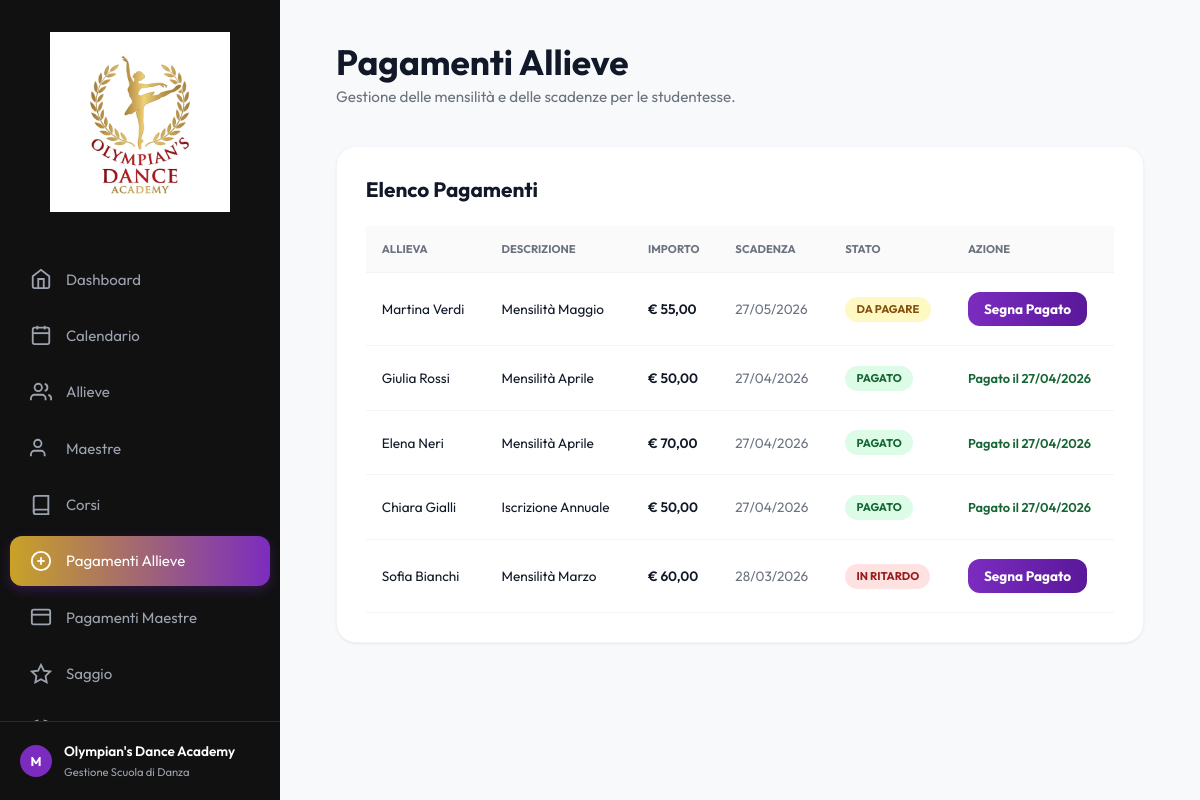
Before: /pagamenti-allieve/ with the older database file.
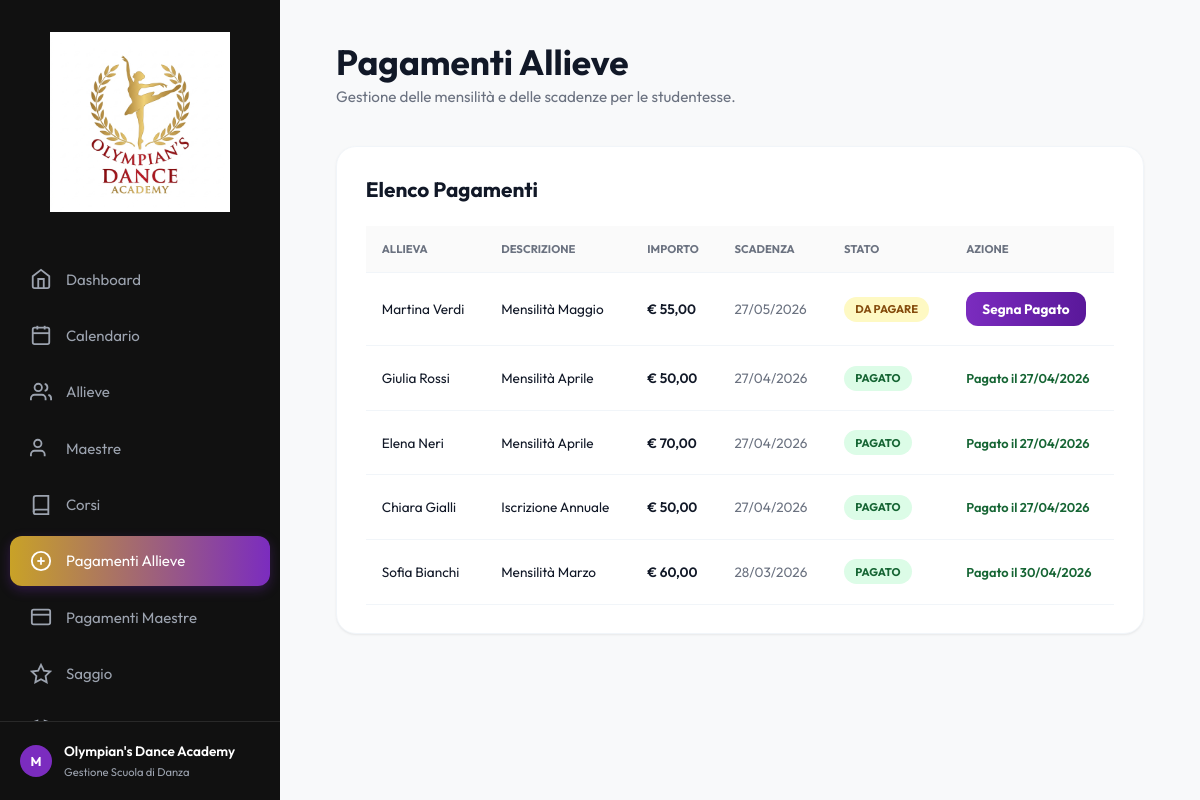
After: the same page with the newer database file.
### academy/models.py (models this page shows, shortened)
class PagamentoAllieva(models.Model):
    STATI = [
        ('Da pagare', 'Da pagare'),
        ('Pagato', 'Pagato'),
        ('In ritardo', 'In ritardo'),
    ]
    id_allieva = models.ForeignKey(Allieva, on_delete=models.CASCADE, related_name='pagamenti', db_column='id_allieva')
    importo = models.DecimalField(max_digits=8, decimal_places=2)
    data_scadenza = models.DateField()
    data_pagamento = models.DateField(blank=True, null=True)
    stato = models.CharField(max_length=50, choices=STATI, default='Da pagare')
    descrizione = models.CharField(max_length=200, blank=True, null=True)
    class Meta:
        db_table = 'Pagamenti_Allieve'
        ordering = ['-data_scadenza']
    @property
    def nome_allieva(self):
        return self.id_allieva.nome if self.id_allieva else ""
    @property
    def cognome_allieva(self):
        return self.id_allieva.cognome if self.id_allieva else ""

class Allieva(models.Model):
    nome = models.CharField(max_length=100)
    cognome = models.CharField(max_length=100)
    data_nascita = models.DateField(blank=True, null=True)
    telefono = models.CharField(max_length=20, blank=True, null=True)
    email = models.EmailField(blank=True, null=True)
    data_iscrizione = models.DateField(blank=True, null=True)
    id_corso = models.ForeignKey(Corso, on_delete=models.PROTECT, related_name='allieve', db_column='id_corso')
    certificato_medico = models.DateField(blank=True, null=True, help_text="Data di scadenza del certificato medico")
    class Meta:
        db_table = 'Allieve'
        ordering = ['cognome', 'nome']
        verbose_name_plural = "Allieve"

### academy/views.py (the view)
# urls.py: path("pagamenti-allieve/", views.pagamenti_allieve, name="pagamenti_allieve"),
def pagamenti_allieve(request):
    return render(
        request,
        "pagamenti_allieve.html",
        {
            "pagamenti": PagamentoAllieva.objects.select_related(
                "id_allieva"
            ).all()
        },
    )

### academy/context_processors.py (called while the page is built)
def today(request):
    return {"date_today": date.today().isoformat()}

### academy/templatetags/academy_filters.py (called while the page is built)
@register.filter
def date_dmy(value):
    if not value:
        return ""
    text = str(value)
    if len(text) >= 10:
        return f"{text[8:10]}/{text[5:7]}/{text[0:4]}"
    return text

### templates/pagamenti_allieve.html (shortened to what this page needs)
{% extends 'base.html' %}
{% load academy_filters %}
{% block content %}
<div class="animate-in">
    <header class="header-container">
        <div class="header-title">
            <h1>Pagamenti Allieve</h1>
            <p>Gestione delle mensilità e delle scadenze per le studentesse.</p>
        </div>
    </header>
    <div class="content-box">
        <div class="box-header">
            <h2>Elenco Pagamenti</h2>
        </div>
        <div class="table-container">
            <table class="data-table">
                <thead>
                    <tr>
                        <th>Allieva</th>
                        <th>Descrizione</th>
                        <th>Importo</th>
                        <th>Scadenza</th>
                        <th>Stato</th>
                        <th>Azione</th>
                    </tr>
                </thead>
                <tbody>
                    {% for p in pagamenti %}
                    <tr>
                        <td class="course-cell">{{ p.nome_allieva }} {{ p.cognome_allieva }}</td>
                        <td>{{ p.descrizione }}</td>
                        <td style="font-weight: 600;">€ {{ p.importo|floatformat:2 }}</td>
                        <td style="color: var(--text-muted);">{{ p.data_scadenza|date_dmy }}</td>
                        <td>
                            {% if p.stato == 'Pagato' %}
                                <span class="badge badge-paid">Pagato</span>
                            {% elif p.stato == 'In ritardo' %}
                                <span class="badge badge-overdue">In ritardo</span>
                            {% else %}
                                <span class="badge badge-pending">Da pagare</span>
                            {% endif %}
                        </td>
                        <td>
                            {% if p.stato != 'Pagato' %}
                                <a href="{% url 'paga_allieva' p.id %}" class="btn btn-purple btn-sm">
                                    Segna Pagato
                                </a>
                            {% else %}
                                <span style="font-size: 0.8rem; color: #166534; font-weight: 600;">Pagato il {{ p.data_pagamento|date_dmy }}</span>
                            {% endif %}
                        </td>
                    </tr>
                    {% endfor %}
                </tbody>
            </table>
        </div>
    </div>
</div>
{% endblock %}

### templates/base.html (shortened to what this page needs)
<!DOCTYPE html>
{% load static %}
<html lang="it">
<head>
    <link rel="stylesheet" href="{% static 'css/style.css' %}">
</head>
<body>
    <div class="app-container">
        <aside class="sidebar">
            <img src="{% static 'images/logo.png' %}" alt="Olympian's Dance Academy Logo" class="sidebar-logo">
            <nav class="nav-menu">
                <a href="{% url 'index' %}" class="nav-item {% if request.resolver_match.url_name == 'index' %}active{% endif %}">
                    <svg viewBox="0 0 24 24" fill="none" stroke="currentColor" stroke-width="2"><path d="M3 9l9-7 9 7v11a2 2 0 0 1-2 2H5a2 2 0 0 1-2-2z"/><polyline points="9 22 9 12 15 12 15 22"/></svg>
                    <span>Dashboard</span>
                </a>
                <a href="{% url 'calendario' %}" class="nav-item {% if request.resolver_match.url_name == 'calendario' %}active{% endif %}">
                    <svg viewBox="0 0 24 24" fill="none" stroke="currentColor" stroke-width="2"><rect x="3" y="4" width="18" height="18" rx="2" ry="2"/><line x1="16" y1="2" x2="16" y2="6"/><line x1="8" y1="2" x2="8" y2="6"/><line x1="3" y1="10" x2="21" y2="10"/></svg>
                    <span>Calendario</span>
                </a>
                <a href="{% url 'allieve' %}" class="nav-item {% if request.resolver_match.url_name == 'allieve' %}active{% endif %}">
                    <svg viewBox="0 0 24 24" fill="none" stroke="currentColor" stroke-width="2"><path d="M17 21v-2a4 4 0 0 0-4-4H5a4 4 0 0 0-4 4v2"/><circle cx="9" cy="7" r="4"/><path d="M23 21v-2a4 4 0 0 0-3-3.87"/><path d="M16 3.13a4 4 0 0 1 0 7.75"/></svg>
                    <span>Allieve</span>
                </a>
                <a href="{% url 'maestre' %}" class="nav-item {% if request.resolver_match.url_name == 'maestre' %}active{% endif %}">
                    <svg viewBox="0 0 24 24" fill="none" stroke="currentColor" stroke-width="2"><path d="M16 21v-2a4 4 0 0 0-4-4H5a4 4 0 0 0-4 4v2"/><circle cx="8.5" cy="7" r="4"/></svg>
                    <span>Maestre</span>
                </a>
                <a href="{% url 'corsi' %}" class="nav-item {% if request.resolver_match.url_name == 'corsi' %}active{% endif %}">
                    <svg viewBox="0 0 24 24" fill="none" stroke="currentColor" stroke-width="2"><path d="M4 19.5A2.5 2.5 0 0 1 6.5 17H20"/><path d="M6.5 2H20v20H6.5A2.5 2.5 0 0 1 4 19.5v-15A2.5 2.5 0 0 1 6.5 2z"/></svg>
                    <span>Corsi</span>
                </a>
                <a href="{% url 'pagamenti_allieve' %}" class="nav-item {% if request.resolver_match.url_name == 'pagamenti_allieve' %}active{% endif %}">
                    <svg viewBox="0 0 24 24" fill="none" stroke="currentColor" stroke-width="2"><circle cx="12" cy="12" r="10"/><line x1="12" y1="8" x2="12" y2="16"/><line x1="8" y1="12" x2="16" y2="12"/></svg>
                    <span>Pagamenti Allieve</span>
                </a>
                <a href="{% url 'pagamenti_maestre' %}" class="nav-item {% if request.resolver_match.url_name == 'pagamenti_maestre' %}active{% endif %}">
                    <svg viewBox="0 0 24 24" fill="none" stroke="currentColor" stroke-width="2"><rect x="2" y="4" width="20" height="16" rx="2"/><path d="M7 15h0M2 9.5h20"/></svg>
                    <span>Pagamenti Maestre</span>
                </a>
                <a href="{% url 'saggio' %}" class="nav-item {% if request.resolver_match.url_name == 'saggio' %}active{% endif %}">
                    <svg viewBox="0 0 24 24" fill="none" stroke="currentColor" stroke-width="2"><polygon points="12 2 15.09 8.26 22 9.27 17 14.14 18.18 21.02 12 17.77 5.82 21.02 7 14.14 2 9.27 8.91 8.26 12 2"/></svg>
                    <span>Saggio</span>
                </a>
                <a href="{% url 'costumi' %}" class="nav-item {% if request.resolver_match.url_name == 'costumi' %}active{% endif %}">
                    <span>Costumi</span>
                </a>
                <a href="{% url 'certificati' %}" class="nav-item {% if request.resolver_match.url_name == 'certificati' %}active{% endif %}">
                    <span>Certificati</span>
                </a>
            </nav>
            <div class="sidebar-footer">
                <a href="#" class="user-profile">
                    <div class="user-avatar">M</div>
                    <div class="user-info">
                        <span class="name">Olympian's Dance Academy</span>
                        <span class="role">Gestione Scuola di Danza</span>
                    </div>
                </a>
            </div>
        </aside>
        <main class="main-content">
            {% block content %}{% endblock %}
        </main>
    </div>
</body>
</html>

### static/css/style.css (style rules this page uses)
:root { --primary-color: #C9A227; --primary-hover: #B08D1E; --secondary-color: #7B2CBF; --secondary-hover: #62229B; --accent-red: #FF3131; --sidebar-bg: #111111; --sidebar-text: #9ca3af; --sidebar-text-active: #ffffff; --bg-color: #F8F9FA; --text-main: #111827; --text-muted: #6B7280; --card-bg: #ffffff; --border-color: #F1F5F9; --sidebar-width: 280px; --radius-lg: 20px; --radius-md: 12px; --shadow: 0 1px 3px 0 rgba(0, 0, 0, 0.05), 0 1px 2px 0 rgba(0, 0, 0, 0.03); --transition: all 0.3s cubic-bezier(0.4, 0, 0.2, 1); }
* { margin: 0; padding: 0; box-sizing: border-box; }
body { font-family: 'Outfit', sans-serif; background-color: var(--bg-color); color: var(--text-main); display: flex; min-height: 100vh; }
.app-container { display: flex; width: 100%; }
.sidebar { width: 280px; min-width: 280px; height: 100vh; background: var(--sidebar-bg); position: fixed; display: flex; flex-direction: column; z-index: 1000; overflow-y: auto; overflow-x: hidden; }
.sidebar-logo { width: 180px; height: auto; object-fit: contain; display: block; margin: 32px auto 42px auto; }
.nav-menu { list-style: none; display: flex; flex-direction: column; gap: 0.4rem; flex: 1; padding: 0 10px; }
.sidebar nav a, .sidebar .nav-link, .nav-item { display: flex; align-items: center; gap: 14px; padding: 14px 20px; font-size: 15px; text-decoration: none; color: var(--sidebar-text); border-radius: var(--radius-md); transition: var(--transition); }
.nav-item.active { background: linear-gradient(90deg, var(--primary-color) 0%, var(--secondary-color) 100%); color: white; box-shadow: 0 4px 12px rgba(123, 44, 191, 0.3); }
.sidebar nav a i, .sidebar nav a svg, .sidebar .nav-link i, .sidebar .nav-link svg, .nav-item svg { width: 22px !important; height: 22px !important; min-width: 22px !important; max-width: 22px !important; stroke-width: 2; }
.sidebar-footer { margin-top: auto; padding: 20px; position: sticky; bottom: 0; background: #111111; border-top: 1px solid rgba(255,255,255,0.1); }
.user-profile { display: flex; align-items: center; gap: 12px; color: white; text-decoration: none; }
.user-avatar { width: 32px; height: 32px; background: var(--secondary-color); border-radius: 50%; display: flex; align-items: center; justify-content: center; font-weight: 700; font-size: 0.8rem; }
.user-info .name { display: block; font-size: 0.85rem; font-weight: 600; }
.user-info .role { font-size: 0.7rem; color: var(--sidebar-text); }
.main-content { margin-left: 280px; flex: 1; padding: 2.5rem 3.5rem; }
.header-container { display: flex; justify-content: space-between; align-items: flex-start; margin-bottom: 2.5rem; }
.header-title h1 { font-size: 2.2rem; font-weight: 700; margin-bottom: 0.2rem; }
.header-title p { color: var(--text-muted); font-size: 0.95rem; }
.content-box { background: white; border-radius: var(--radius-lg); padding: 1.8rem; box-shadow: var(--shadow); border: 1px solid var(--border-color); }
.box-header { display: flex; justify-content: space-between; align-items: center; margin-bottom: 1.5rem; }
.box-header h2 { font-size: 1.3rem; font-weight: 700; }
.data-table { width: 100%; border-collapse: collapse; }
.data-table th { text-align: left; padding: 1rem; font-size: 0.7rem; text-transform: uppercase; color: var(--text-muted); border-bottom: 1px solid var(--border-color); background: #fafafa; }
.data-table td { padding: 1.2rem 1rem; font-size: 0.85rem; border-bottom: 1px solid var(--border-color); }
.badge { padding: 0.35rem 0.7rem; border-radius: 20px; font-size: 0.7rem; font-weight: 700; text-transform: uppercase; display: inline-flex; align-items: center; gap: 5px; }
.badge-paid { background: #DCFCE7; color: #166534; }
.badge-pending { background: #FEF9C3; color: #854D0E; }
.btn, .action-btn { padding: 1rem 1.5rem; border-radius: var(--radius-md); font-weight: 700; display: inline-flex; align-items: center; justify-content: center; gap: 12px; text-decoration: none; font-size: 0.95rem; border: none; cursor: pointer; transition: var(--transition); }
.btn-purple, .action-btn.btn-purple { background: linear-gradient(90deg, #7B2CBF 0%, #5A189A 100%); color: white; }
.btn-sm { padding: 0.5rem 1rem; font-size: 0.85rem; }
.animate-in { animation: fadeIn 0.6s ease forwards; }

Changed rows visible on the page:
changed PagamentoAllieva "Mensilità Marzo": data_pagamento (not shown) → "30/04/2026"; stato "IN RITARDO Segna Pagato" → "PAGATO Pagato il"
